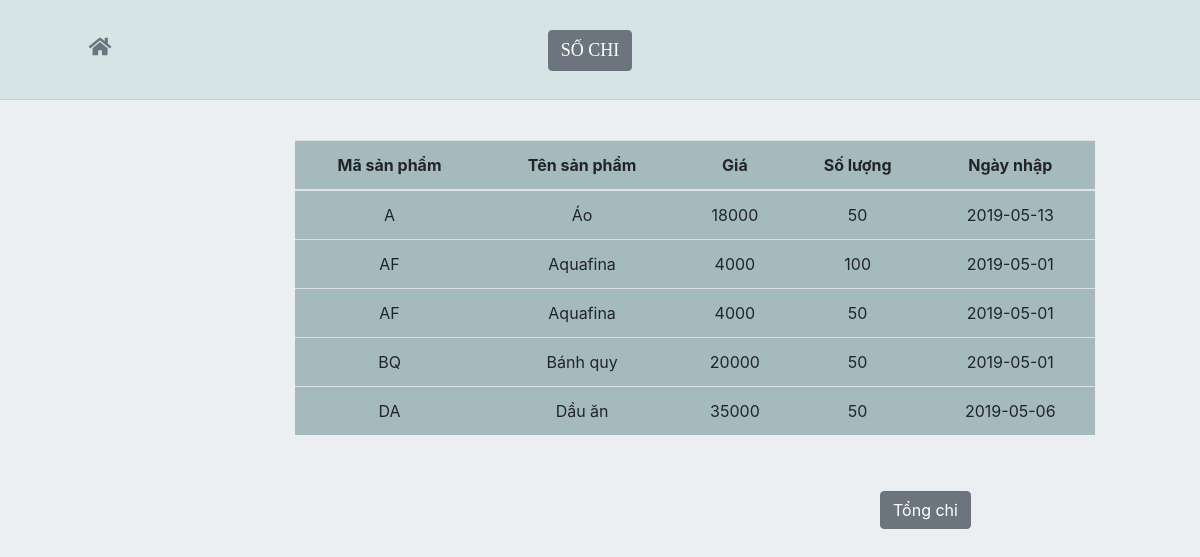
Screenshot of /SHOP/PHP/sochi.php with the database file from the repository.
### tables this page shows
CREATE TABLE `nhapkho` (
  `manhap` varchar(255) NOT NULL,
  `masp` varchar(255) NOT NULL,
  `tensp` varchar(255) NOT NULL,
  `gia` int(11) NOT NULL,
  `soluong` int(11) NOT NULL,
  `ngaynhap` date NOT NULL
);

### SHOP/PHP/sochi.php (the view, shortened to what this page needs)
<!DOCTYPE html>
<html lang="en">
<head>
	<link rel="stylesheet" type="text/css" href="../CSS/sochi.css">
	<link rel="stylesheet" href="https://cdnjs.cloudflare.com/ajax/libs/font-awesome/4.7.0/css/font-awesome.min.css">
	<link rel='stylesheet' href='https://use.fontawesome.com/releases/v5.7.0/css/all.css'>
	<link rel="stylesheet" href="https://maxcdn.bootstrapcdn.com/bootstrap/4.3.1/css/bootstrap.min.css">
</head>
<body>
	<div class="container-fluid">
		<div class="row text-center" style="border-bottom: 1px solid #ccc; background: #d6e4e6; height: 100px;">
			<div class="col-md-2" style="padding-top: 32px;">
				<a href="trangchu.php" class="text-secondary" style="font-size: 20px;">
					<i class="fa fa-home"></i>
				</a>
			</div>
			<div class="col-md-10">
				<button class="btn btn-secondary" style="font-size: 18px; font-family: cursive; margin-top: 30px; margin-left: -220px;">SỐ CHI</button>
			</div>
		</div>
		<div class="row" style="margin-top: 40px; padding-left: 280px;">
			<div class="col-md-8 col-md-offset-3">
				<table class="table table-hover text-center" style="background: #a5babd; width: 800px;">
					<thead>
						<tr>
							<th>Mã sản phẩm</th>
							<th>Tên sản phẩm</th>
							<th>Giá</th>
							<th>Số lượng</th>
							<th>Ngày nhập</th>
						</tr>
					</thead>
					<tbody>
						<?php
							$con = mysqli_connect('127.0.0.1', 'root', '', '_user');
							mysqli_set_charset($con, 'UTF8');
							$sql = "SELECT * FROM `nhapkho`";
							$query = mysqli_query($con, $sql);
							$num = mysqli_num_rows($query);
							if($num > 0) {
								while($row = mysqli_fetch_array($query)) {
						?>
						<tr>
							<td><?php echo $row['masp'];?></td>
							<td><?php echo $row['tensp'];?></td>
							<td><?php echo $row['gia'];?></td>
							<td><?php echo $row['soluong'];?></td>
							<td><?php echo $row['ngaynhap'];?></td>
						</tr>
						<?php
								}
							}
						?>
				</table>
			</div>
		</div>
		<div class="row" style="margin-top: 40px; margin-left: 850px;">
			<div class="col-md-8">
				<form method="POST">
					<input type="submit" name="submit" value="Tổng chi" class="btn btn-secondary">
				</form>
			</div>
			<div class="col-md-4" style="margin-left: -215px; margin-top: 7px;">
			</div>
		</div>
	</div>
</body>
</html>

### SHOP/CSS/sochi.css (style rules this page uses)
.container-fluid { background: #eceff2; margin-top: -40px; padding-top: 40px; height: 800px; width: 1330px; }

### rows the page displays
nhapkho: masp "A", tensp "Áo", gia "18000", soluong "50", ngaynhap "2019-05-13"
nhapkho: masp "AF", tensp "Aquafina", gia "4000", soluong "100", ngaynhap "2019-05-01"
nhapkho: masp "AF", tensp "Aquafina", gia "4000", soluong "50", ngaynhap "2019-05-01"
nhapkho: masp "BQ", tensp "Bánh quy", gia "20000", soluong "50", ngaynhap "2019-05-01"
nhapkho: masp "DA", tensp "Dầu ăn", gia "35000", soluong "50", ngaynhap "2019-05-06"
